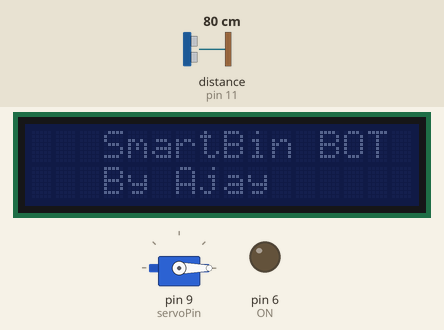
Simulated run of this sketch. Board: Arduino Uno, built with avr-gcc and run on an emulated ATmega328P. Parts: servo, 16×2 character LCD, output pins drawn as LEDs (lit = HIGH). Inputs (shaded band) come from the test bench; at power-on: distance to the obstacle (sensor on pin 11) 80 cm. The echo pulse lasts 58.3 µs per cm; what the sketch prints to the serial monitor is not drawn.

Above: at 1.7 s.
1.8 s: distance to the obstacle (sensor on pin 11) set to 33 cm
3.3 s: distance to the obstacle (sensor on pin 11) set to 29 cm
At 4.11 s:
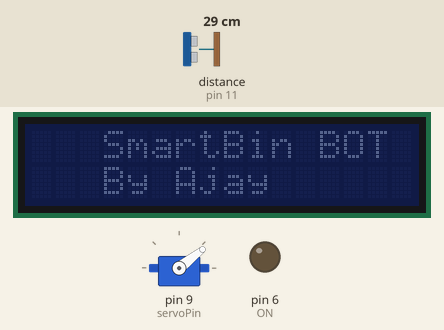
At 6.5 s:
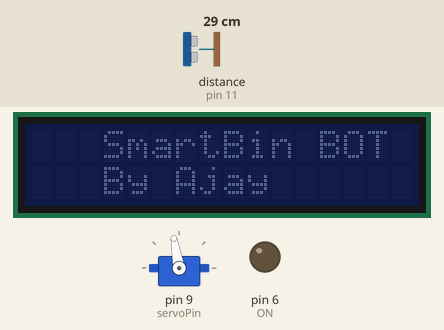
Timing chart, 0 to 12.3 s (numbered marks = the images above; inputs shaded):
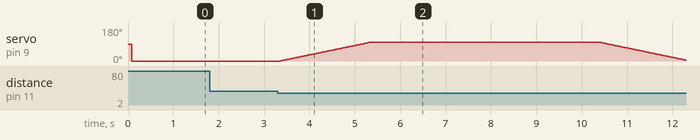

Measured:
- the behaviour switches between 31 and 30 cm on distance to the obstacle (sensor on pin 11) (found by bisection; images 0 and 1)
- after the input at 1.8 s, every drawn part: stays the same
- after the input at 3.3 s, servo on pin 9 (servoPin): rises from 0° to 100° in 2.0 s, then falls to 5° in 6.9 s

The sketch:

Bin_Cap.ino
```cpp
// ---------------------------------------------------------------------------
// Example NewPing library sketch that does a ping about 20 times per second.
// ---------------------------------------------------------------------------
// { All Headers
#include <NewPing.h>
#include <Servo.h>
#include <LiquidCrystal_I2C.h>
//}


// { All Preposesor
#define TRIGGER_PIN 12    // Arduino pin tied to trigger pin on the ultrasonic sensor.
#define ECHO_PIN 11       // Arduino pin tied to echo pin on the ultrasonic sensor.
#define MAX_DISTANCE 200  // Maximum distance we want to ping for (in centimeters). Maximum sensor distance is rated at 400-500cm.
#define servoPin 9
bool capOpen = false;
int distPin = 5;
unsigned long duration;
uint16_t fillDistance = 0;
static int distance;
// }

// { All Objects
NewPing sonar(TRIGGER_PIN, ECHO_PIN, MAX_DISTANCE);  // NewPing setup of pins and maximum distance.
LiquidCrystal_I2C lcd(0x27, 16, 2);
Servo capServo;
// }

void setup() {
  // { All Inits
  Serial.begin(115200);  // Open serial monitor at 115200 baud to see ping results.
  capServo.attach(servoPin);
  lcd.init();  // initialize the lcd
  // }
  // lcd.backlight();
  // { All Initialization and declaration
  pinMode(distPin, INPUT);
  pinMode(6, OUTPUT);  //ON/OFF for cap fill sensor
  digitalWrite(6, LOW);    //ON/OFF for cap fill sensor
  capServo.write(0);
  lcd.setCursor(3, 0);
  //  }

  lcd.print("SmartBin BOT");
  lcd.setCursor(3, 1);
  lcd.print("By Ajay");

  delay(500);
}

void loop() {
  delay(50);
  capObjectSensing();
}

int capObjectSensing() {
  distance = sonar.ping_cm();  // Wait 50ms between pings (about 20 pings/sec). 29ms should be the shortest delay between pings.
  Serial.print("\n Distance is : ");
  Serial.print(distance);
  Serial.print("cm");
  if (distance <= 30 && distance > 8) {
    for (int i = 0; i <= 100; i++) {
      capServo.write(i);
      delay(20);
      capOpen = true;
      Serial.print(capOpen);
    }
    delay(5000);
    for (int i = 100; i >= 0; i--) {
      capServo.write(i);
      delay(20);
      // capOpen = false;
    }
  } else {
    capServo.write(0);
    // capOpen = false;
  }
  // return distance;
}

int fillLevel() {
  if (capOpen == false) {
    digitalWrite(6,HIGH);
    duration = pulseIn(distPin, HIGH);
    fillDistance = (duration / 10) / 10;
    Serial.println("\n Fill Distance : ");
    Serial.println(fillDistance);
    Serial.println(" CM ");

    if(fillDistance == 0  ){
     Serial.print("Dustbin is Full!"); // full
    } else if (fillDistance >= 18.75 ){
     Serial.print("Dustbin got filled 75% "); //75%
    }else if (fillDistance >= 12.5 ){
     Serial.print("Dustbin got filled 50% "); //50%
    }else if (fillDistance >= 6.25 ){
     Serial.print("Dustbin got filled 25% "); //25%
    }else if (fillDistance == 25 ){
     Serial.print("Dustbin is Empty! "); //Empty
    }

  } else {
     digitalWrite(6,LOW);
  }
}
```
